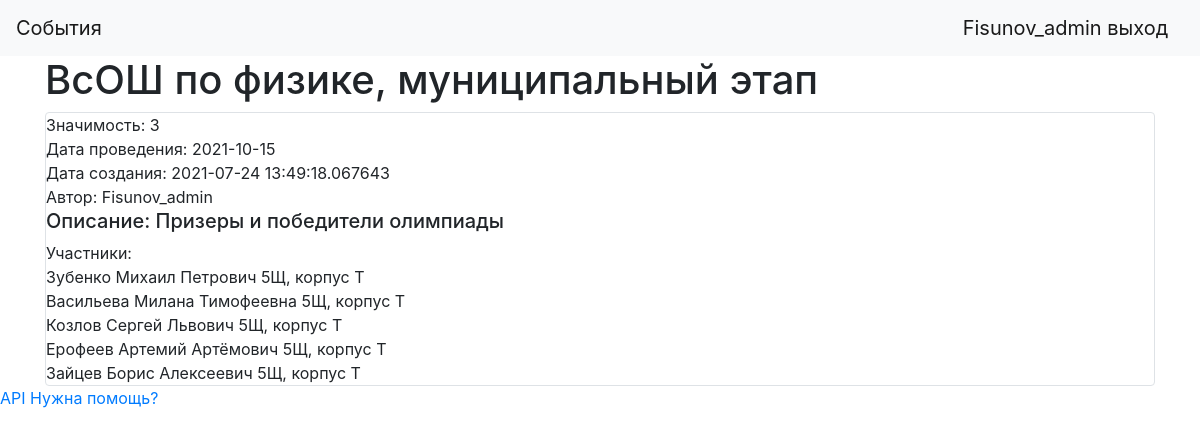
The page /event/9 (signed in) on the database its author committed.
### data/users.py (models this page shows, shortened)
class User(SqlAlchemyBase, UserMixin):
    __tablename__ = 'users'
    id = sqlalchemy.Column(sqlalchemy.Integer, primary_key=True, autoincrement=True)
    name = sqlalchemy.Column(sqlalchemy.String, nullable=True)
    about = sqlalchemy.Column(sqlalchemy.String, nullable=True)
    email = sqlalchemy.Column(sqlalchemy.String, index=True, unique=True, nullable=True)
    role = sqlalchemy.Column(sqlalchemy.Integer)
    hashed_password = sqlalchemy.Column(sqlalchemy.String, nullable=True)
    cart = sqlalchemy.Column(sqlalchemy.String, default="{}")
    balance = sqlalchemy.Column(sqlalchemy.Integer, default=0)
    created_date = sqlalchemy.Column(sqlalchemy.DateTime, default=datetime.datetime.now)

### data/events.py (models this page shows, shortened)
class Events(SqlAlchemyBase, SerializerMixin):
    __tablename__ = 'events'
    id = sqlalchemy.Column(sqlalchemy.Integer, primary_key=True, autoincrement=True)
    event_name = sqlalchemy.Column(sqlalchemy.String)
    event_date = sqlalchemy.Column(sqlalchemy.Date, default="2020-10-10")
    event_add_date = sqlalchemy.Column(sqlalchemy.DateTime, default=datetime.datetime.now)
    author_id = sqlalchemy.Column(sqlalchemy.Integer, sqlalchemy.ForeignKey("users.id"))
    author = orm.relationship('User', foreign_keys="Events.author_id", backref="events")
    value = sqlalchemy.Column(sqlalchemy.Integer, default=1)
    ids = sqlalchemy.Column(sqlalchemy.String, default="[]")
    annotation = sqlalchemy.Column(sqlalchemy.String)

### data/students.py (models this page shows, shortened)
class Students(SqlAlchemyBase, UserMixin):
    __tablename__ = 'students'
    id = sqlalchemy.Column(sqlalchemy.Integer, primary_key=True, autoincrement=True)
    name = sqlalchemy.Column(sqlalchemy.String, nullable=True)
    class_num = sqlalchemy.Column(sqlalchemy.Integer, nullable=True, default=5)
    campus = sqlalchemy.Column(sqlalchemy.CHAR, nullable=True, default='Т')
    class_letter = sqlalchemy.Column(sqlalchemy.CHAR, nullable=True)
    exp_amount = sqlalchemy.Column(sqlalchemy.Integer)
    rating_points = sqlalchemy.Column(sqlalchemy.Integer)
    rating_place = sqlalchemy.Column(sqlalchemy.Integer)
    role = sqlalchemy.Column(sqlalchemy.String)
    skin_id = sqlalchemy.Column(sqlalchemy.Integer)
    available_skins = sqlalchemy.Column(sqlalchemy.String)
    hashed_password = sqlalchemy.Column(sqlalchemy.String, nullable=True)
    last_visit = sqlalchemy.Column(sqlalchemy.DateTime)
    def __repr__(self):
        return f'{self.name}  {self.class_num}{self.class_letter}, корпус {self.campus}'

### main.py (the view)
@app.route('/event/<int:id>', methods=['GET', 'POST'])
def product_page(id):
    db_sess = db_session.create_session()
    event = db_sess.query(Events).filter((Events.id == id)).first()
    students = []
    for i in eval(event.ids):
        student = db_sess.query(Students).filter((Students.id == i)).first()
        students.append(student)
    return render_template("event.html", item=event, title="Просмотр карточки события", students=students)

### data/db_session.py (called while the page is built)
def create_session() -> Session:
    global __factory
    return __factory()

### main.py (called while the page is built)
@login_manager.user_loader
def load_user(user_id):
    db_sess = db_session.create_session()
    return db_sess.query(User).get(user_id)

### templates/event.html
{% extends "base.html" %}
{% block content %}
<h1>{{item.event_name}}</h1>
<div class="col-md6 border rounded">
    <div>Значимость: {{item.value}}</div>
    <div>Дата проведения: {{ item.event_date }}</div>
    <div>Дата создания: {{ item.event_add_date }}</div>
    <div>Автор: {{ item.author.name }}</div>
    <div><h5>Описание: {{ item.annotation }}</h5></div>
    <div>Участники:</div>
    {% for student in students %}
        <div>{{student}}</div>
    {% endfor %}
</div>
{% endblock %}

### templates/base.html (shortened to what this page needs)
<!doctype html>
<html lang="en">
<head>
    <link rel="stylesheet" href="https://stackpath.bootstrapcdn.com/bootstrap/4.4.1/css/bootstrap.min.css">
</head>
  <body>
    <header>
        <nav class="navbar navbar-light bg-light">
        <a class="navbar-brand" href="/main">События</a>
        {% if current_user.is_authenticated %}
            <a class="navbar-brand" href="/logout">{{ current_user.name }} выход</a>
        {% else %}
            <p>
                <a class="btn btn-primary " href="/register">Зарегистрироваться</a>
                <a class="btn btn-success" href="/login">Войти</a>
            </p>
        {% endif %}
    </nav>
    </header>
    <main role="main" class="container">
        {% block content %}{% endblock %}
    </main>
    <a href="/api">API</a>
    <a href="/support">Нужна помощь?</a>
  </body>
</html>

### rows shown on the page
User: name "Fisunov_admin", author.name "Fisunov_admin"
Events: event_name "ВсОШ по физике, муниципальный этап", value "3", event_date "2021-10-15", event_add_date "2021-07-24 13:49:18.067643", annotation "Призеры и победители олимпиады"
Students: name+class_num+class_letter "Зубенко Михаил Петрович 5Щ, корпус Т"
Students: name+class_num+class_letter "Васильева Милана Тимофеевна 5Щ, корпус Т"
Students: name+class_num+class_letter "Козлов Сергей Львович 5Щ, корпус Т"
Students: name+class_num+class_letter "Ерофеев Артемий Артёмович 5Щ, корпус Т"
Students: name+class_num+class_letter "Зайцев Борис Алексеевич 5Щ, корпус Т"
